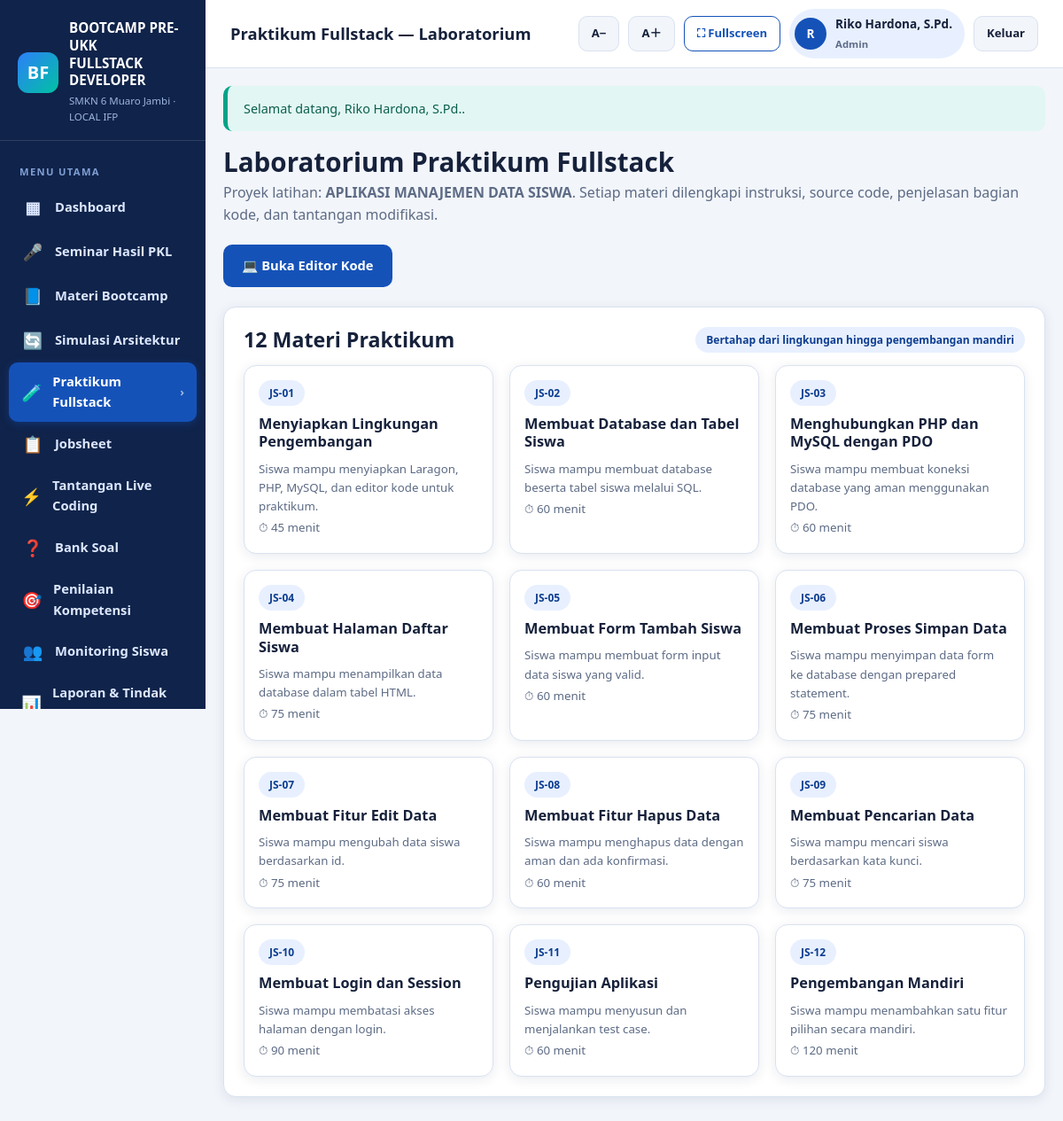
Page /modules/praktikum/index.php (signed in) on the committed database.
### tables this page shows
CREATE TABLE users (
  id          INT UNSIGNED AUTO_INCREMENT PRIMARY KEY,
  username    VARCHAR(50) NOT NULL UNIQUE,
  password    VARCHAR(255) NOT NULL,
  full_name   VARCHAR(120) NOT NULL,
  role        ENUM('admin','guru','siswa') NOT NULL DEFAULT 'guru',
  student_id  INT UNSIGNED DEFAULT NULL,
  is_active   TINYINT(1) NOT NULL DEFAULT 1,
  last_login  DATETIME DEFAULT NULL,
  created_at  TIMESTAMP NOT NULL DEFAULT CURRENT_TIMESTAMP,
  updated_at  TIMESTAMP NOT NULL DEFAULT CURRENT_TIMESTAMP ON UPDATE CURRENT_TIMESTAMP,
  KEY idx_users_role (role),
  CONSTRAINT fk_users_student FOREIGN KEY (student_id) REFERENCES students(id) ON DELETE SET NULL
);

CREATE TABLE jobsheets (
  id           INT UNSIGNED AUTO_INCREMENT PRIMARY KEY,
  code         VARCHAR(30) NOT NULL UNIQUE,
  title        VARCHAR(200) NOT NULL,
  objective    TEXT NOT NULL,
  tools        TEXT NOT NULL,
  concept      TEXT NOT NULL,
  steps        LONGTEXT NOT NULL,
  source_code  LONGTEXT DEFAULT NULL,
  task         TEXT NOT NULL,
  reflection   TEXT NOT NULL,
  duration_min INT NOT NULL DEFAULT 90,
  sort_order   INT NOT NULL DEFAULT 0,
  created_at   TIMESTAMP NOT NULL DEFAULT CURRENT_TIMESTAMP
);

### config/database.php (called while the page is built, shortened)
<?php
function db()
{
    static $pdo = null;
    if ($pdo instanceof PDO) {
        return $pdo;
    }
    $dsn = 'mysql:host=' . DB_HOST . ';dbname=' . DB_NAME . ';charset=' . DB_CHARSET;
    try {
        $pdo = new PDO($dsn, DB_USER, DB_PASS, [
            PDO::ATTR_ERRMODE            => PDO::ERRMODE_EXCEPTION,
            PDO::ATTR_DEFAULT_FETCH_MODE => PDO::FETCH_ASSOC,
            PDO::ATTR_EMULATE_PREPARES   => false,
        ]);
    } catch (PDOException $e) {
        http_response_code(500);
        echo '<!doctype html><html lang="id"><meta charset="utf-8">';
        echo '<title>Koneksi Database Gagal</title>';
        echo '<body style="font-family:Arial,sans-serif;padding:40px;line-height:1.7">';
        echo '<h1>Koneksi database gagal</h1>';
        echo '<p>Periksa kembali:</p><ul>';
        echo '<li>Laragon (Apache &amp; MySQL) sudah berjalan.</li>';
        echo '<li>Database <strong>' . htmlspecialchars(DB_NAME) . '</strong> sudah dibuat.</li>';
        echo '<li>File <code>database/database.sql</code> sudah di-import.</li>';
        echo '<li>Pengaturan DB di <code>config/config.php</code> sesuai.</li>';
        echo '</ul><p>Detail teknis: <code>' . htmlspecialchars($e->getMessage()) . '</code></p>';
        echo '</body></html>';
        exit;
    }
    return $pdo;
}
function db_all(string $sql, array $params = []): array
{
    $stmt = db()->prepare($sql);
    $stmt->execute($params);
    return $stmt->fetchAll();
}
function db_one(string $sql, array $params = []): ?array
{
    $stmt = db()->prepare($sql);
    $stmt->execute($params);
    $row = $stmt->fetch();
    return $row === false ? null : $row;
}

### auth/auth.php (called while the page is built, shortened)
<?php
require_once __DIR__ . '/../config/database.php';
function current_user(): ?array
{
    static $cache = null;
    if ($cache !== null) {
        return $cache;
    }
    $cache = db_one(
        'SELECT u.id, u.username, u.full_name, u.role, u.student_id, u.is_active,
                s.name AS student_name, s.class_name
         FROM users u
         LEFT JOIN students s ON s.id = u.student_id
         WHERE u.id = ? AND u.is_active = 1',
        [(int) $_SESSION['user_id']]
    );
    return $cache;
}
function is_logged_in(): bool
{
    return current_user() !== null;
}
function require_login(): void
{
    if (!is_logged_in()) {
        flash('warning', 'Silakan login terlebih dahulu.');
        redirect('login.php');
    }
}
function role_label(string $role): string
{
    return [
        'admin' => 'Admin',
        'guru'  => 'Guru',
        'siswa' => 'Siswa',
    ][$role] ?? $role;
}

### modules/praktikum/index.php (the view)
<?php
require_once dirname(__DIR__, 2) . '/config/database.php';
require_once dirname(__DIR__, 2) . '/auth/auth.php';
require_login();
$page_title = 'Praktikum Fullstack — Laboratorium';
$labs = db_all('SELECT id, code, title, objective, duration_min, sort_order FROM jobsheets ORDER BY sort_order');
?>
<?php include dirname(__DIR__, 2) . '/includes/header.php'; ?>
<div class="page-head">
    <div>
        <h1>Laboratorium Praktikum Fullstack</h1>
        <p>Proyek latihan: <strong>APLIKASI MANAJEMEN DATA SISWA</strong>. Setiap materi dilengkapi instruksi, source code, penjelasan bagian kode, dan tantangan modifikasi.</p>
    </div>
    <div class="btn-group">
        <a class="btn btn-primary" href="<?= url('modules/code/index.php') ?>">💻 Buka Editor Kode</a>
    </div>
</div>
<div class="card">
    <div class="card-head"><h2>12 Materi Praktikum</h2><span class="badge badge-blue"> Bertahap dari lingkungan hingga pengembangan mandiri</span></div>
    <div class="grid grid-3">
        <?php foreach ($labs as $lab): ?>
            <a class="card tight" style="margin:0;display:block;color:inherit" href="<?= url('modules/praktikum/detail.php?id=' . (int) $lab['id']) ?>">
                <span class="badge badge-blue"><?= e($lab['code']) ?></span>
                <h3 style="font-size:1.02rem;margin-top:10px"><?= e($lab['title']) ?></h3>
                <p class="muted" style="font-size:.83rem;margin:0"><?= e(str_limit($lab['objective'], 120)) ?></p>
                <small class="muted">⏱ <?= (int) $lab['duration_min'] ?> menit</small>
            </a>
        <?php endforeach; ?>
    </div>
</div>
<?php include dirname(__DIR__, 2) . '/includes/footer.php'; ?>

### includes/header.php (shortened to what this page needs)
<?php
$user = current_user();
$currentPath = str_replace('\\', '/', $_SERVER['SCRIPT_NAME'] ?? '');
$activeKey = '';
$map = [
    'dashboard'    => ['index.php'],
    'seminar'      => ['/modules/seminar/'],
    'materi'       => ['/modules/materi/'],
    'praktikum'    => ['/modules/praktikum/', '/modules/code/'],
    'jobsheet'     => ['/modules/jobsheet/'],
    'challenges'   => ['/modules/challenges/'],
    'questions'    => ['/modules/questions/'],
    'assessment'   => ['/modules/assessment/'],
    'students'     => ['/modules/students/'],
    'reports'      => ['/modules/reports/'],
    'settings'     => ['/modules/settings/'],
    'simulasi'     => ['/modules/simulasi/'],
];
foreach ($map as $key => $patterns) {
    foreach ($patterns as $pattern) {
        if ($key === 'dashboard') {
            $base = rtrim(BASE_PATH, '/');
            if (rtrim($currentPath, '/') === $base . '/index.php' || rtrim($currentPath, '/') === $base) {
                $activeKey = 'dashboard';
            }
        } elseif (strpos($currentPath, $pattern) !== false) {
            $activeKey = $key;
        }
    }
}
$menu = [
    ['dashboard',  '▦', 'Dashboard',            'index.php'],
    ['seminar',    '🎤', 'Seminar Hasil PKL',   'modules/seminar/index.php'],
    ['materi',     '📘', 'Materi Bootcamp',     'modules/materi/index.php'],
    ['simulasi',   '🔄', 'Simulasi Arsitektur', 'modules/simulasi/index.php'],
    ['praktikum',  '🧪', 'Praktikum Fullstack', 'modules/praktikum/index.php'],
    ['jobsheet',   '📋', 'Jobsheet',            'modules/jobsheet/index.php'],
    ['challenges', '⚡', 'Tantangan Live Coding','modules/challenges/index.php'],
    ['questions',  '❓', 'Bank Soal',           'modules/questions/index.php'],
    ['assessment', '🎯', 'Penilaian Kompetensi','modules/assessment/index.php'],
    ['students',   '👥', 'Monitoring Siswa',    'modules/students/index.php'],
    ['reports',    '📊', 'Laporan & Tindak Lanjut','modules/reports/index.php'],
    ['settings',   '⚙️', 'Pengaturan',          'modules/settings/index.php'],
];
?>
<!doctype html>
<html lang="id">
<head>
    <link rel="stylesheet" href="<?= asset('css/app.css') ?>">
</head>
<body>
<div class="app-shell">
    <aside class="sidebar">
        <div class="sidebar-brand">
            <div class="logo">
                <div class="logo-mark">BF</div>
                <div>
                    <strong>BOOTCAMP PRE-UKK<br>FULLSTACK DEVELOPER</strong>
                    <small><?= e(SCHOOL_NAME) ?> · LOCAL IFP</small>
                </div>
            </div>
        </div>
        <nav class="sidebar-nav">
            <div class="nav-label">Menu Utama</div>
            <?php foreach ($menu as $item): ?>
                <?php
                [$key, $icon, $label, $link] = $item;
                ?>
                <a class="nav-item <?= $activeKey === $key ? 'active' : '' ?>"
                   href="<?= url($link) ?>">
                    <span class="ico"><?= $icon ?></span>
                    <span><?= e($label) ?></span>
                    <?php if ($activeKey === $key): ?><span class="chev">›</span><?php endif; ?>
                </a>
            <?php endforeach; ?>
        </nav>
    </aside>
    <div class="main-area">
        <header class="topbar">
            <h1><?= e($page_title) ?></h1>
            <div class="topbar-actions">
                <button type="button" class="btn btn-light btn-sm no-print" onclick="changeFontSize(-1)" title="Perkecil teks">A−</button>
                <button type="button" class="btn btn-light btn-sm no-print" onclick="changeFontSize(1)" title="Perbesar teks">A＋</button>
                <button type="button" class="btn btn-outline btn-sm no-print" onclick="toggleFullscreen()" title="Layar penuh">⛶ Fullscreen</button>
                <?php if ($user): ?>
                    <div class="user-chip">
                        <span class="avatar"><?= e(mb_substr($user['full_name'], 0, 1)) ?></span>
                        <span>
                            <?= e($user['full_name']) ?><br>
                            <small><?= e(role_label($user['role'])) ?></small>
                        </span>
                    </div>
                    <a class="btn btn-light btn-sm no-print" href="<?= url('logout.php') ?>">Keluar</a>
                <?php endif; ?>
            </div>
        </header>
        <main class="content">

### rows in the picture
users: full_name "R", full_name "Riko Hardona, S.Pd.", role "Admin"
jobsheets: code "JS-01", title "Menyiapkan Lingkungan Pengembangan", objective "Siswa mampu menyiapkan Laragon, PHP, MySQL, dan editor kode untuk praktikum.", duration_min "45"
jobsheets: code "JS-02", title "Membuat Database dan Tabel Siswa", objective "Siswa mampu membuat database beserta tabel siswa melalui SQL.", duration_min "60"
jobsheets: code "JS-03", title "Menghubungkan PHP dan MySQL dengan PDO", objective "Siswa mampu membuat koneksi database yang aman menggunakan PDO.", duration_min "60"
jobsheets: code "JS-04", title "Membuat Halaman Daftar Siswa", objective "Siswa mampu menampilkan data database dalam tabel HTML.", duration_min "75"
jobsheets: code "JS-05", title "Membuat Form Tambah Siswa", objective "Siswa mampu membuat form input data siswa yang valid.", duration_min "60"
jobsheets: code "JS-06", title "Membuat Proses Simpan Data", objective "Siswa mampu menyimpan data form ke database dengan prepared statement.", duration_min "75"
jobsheets: code "JS-07", title "Membuat Fitur Edit Data", objective "Siswa mampu mengubah data siswa berdasarkan id.", duration_min "75"
jobsheets: code "JS-08", title "Membuat Fitur Hapus Data", objective "Siswa mampu menghapus data dengan aman dan ada konfirmasi.", duration_min "60"
jobsheets: code "JS-09", title "Membuat Pencarian Data", objective "Siswa mampu mencari siswa berdasarkan kata kunci.", duration_min "75"
jobsheets: code "JS-10", title "Membuat Login dan Session", objective "Siswa mampu membatasi akses halaman dengan login.", duration_min "90"
jobsheets: code "JS-11", title "Pengujian Aplikasi", objective "Siswa mampu menyusun dan menjalankan test case.", duration_min "60"
jobsheets: code "JS-12", title "Pengembangan Mandiri", objective "Siswa mampu menambahkan satu fitur pilihan secara mandiri.", duration_min "120"

### other values in the picture
SCHOOL_NAME "SMKN 6 Muaro Jambi"
$icon "▦"
$label "Dashboard"
$icon "🎤"
$label "Seminar Hasil PKL"
$icon "📘"
$label "Materi Bootcamp"
$icon "🔄"
$label "Simulasi Arsitektur"
$icon "🧪"
$label "Praktikum Fullstack"
$icon "📋"
$label "Jobsheet"
$icon "⚡"
$label "Tantangan Live Coding"
